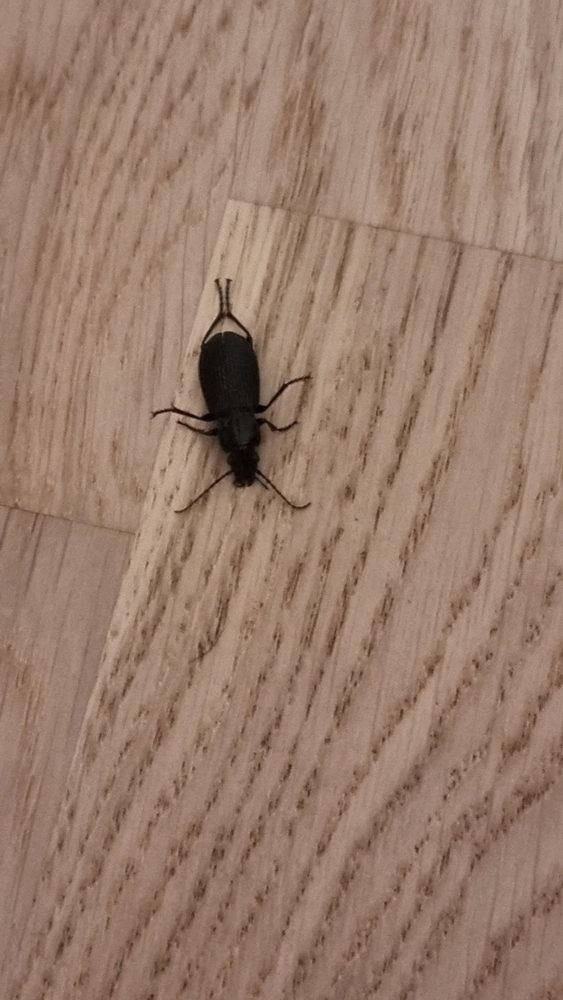
#> input picture objects/img/20210714_231730.jpg, 563 x 1000 px, shrunk from 2252 x 4000 before the run, given in place of the camera
$ python main.py
#> lines starting #> are read from the running program, lines starting #| are printed output that depends on the picture; after the words box and inside, x2 and y2 are one past the last pixel; in counts of white or black regions, pixels touching at a corner belong together
import cv2 as cv
import numpy as np


def main(cam_src=None):
#> called with cam_src = 0
    if cam_src == None:
        cam_src = 0
    cap = cv.VideoCapture(cam_src)

    c = 0
    key = 0
    run = True
    try:
        while run:
            c = c + 1
            has_frame, frame = cap.read()
#> frame is the input picture: shape (1000, 563, 3); mean B, G, R 108.6, 125.2, 153.1
            if has_frame:
                work_img = preprocess(frame)
#> in preprocess, `gray = cv.cvtColor(frame, cv.COLOR_BGR2GRAY)`:
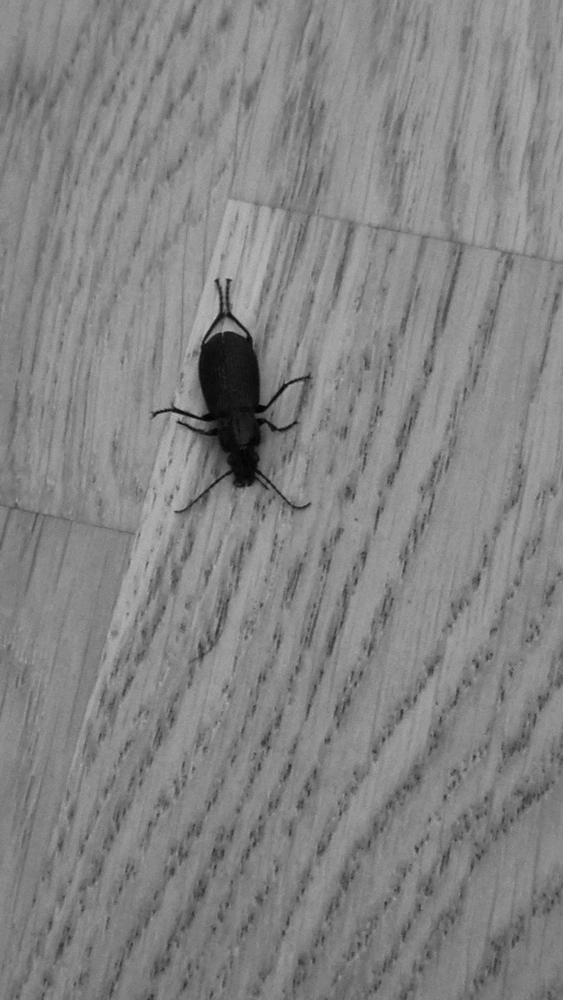
#> gray: shape (1000, 563); min 2, max 185, mean 131.7
#> in preprocess, `ret, thresh = cv.threshold(blur, 130, 255, cv.THRESH_BINARY)`:
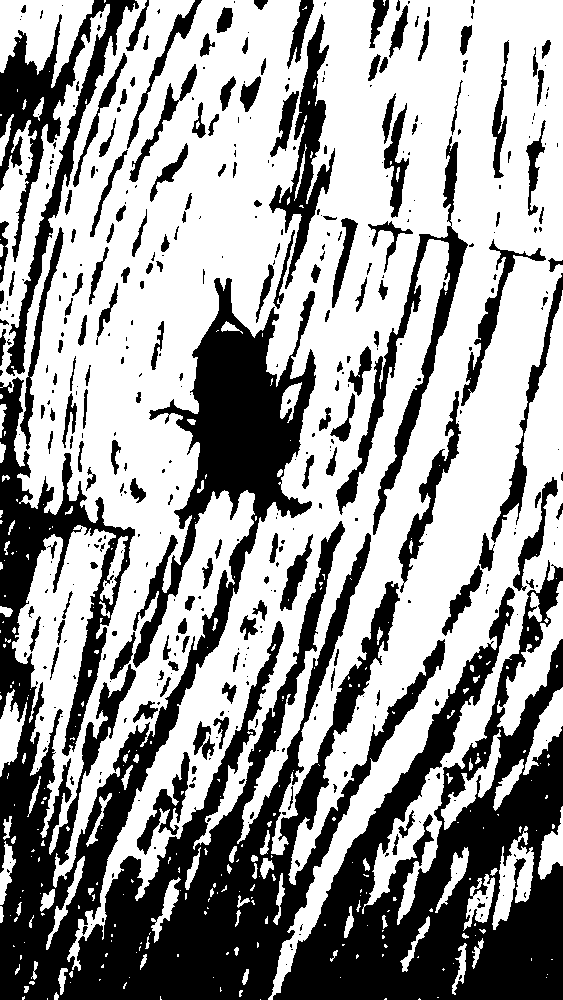
#> thresh: shape (1000, 563); 60.7% white; 444 black regions (272 under 20 px), largest, box (x1, y1, x2, y2) and area: (0, 278, 445, 1000) 108265, (273, 560, 563, 1000) 51308, (0, 0, 139, 376) 11321
#> in preprocess, `canny = cv.Canny(thresh, 0, 255)`:
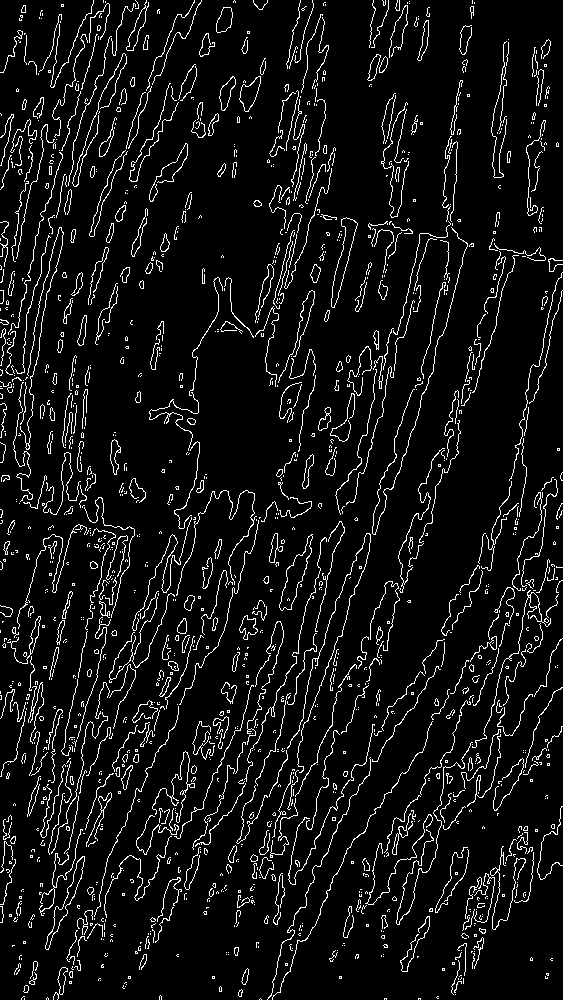
#> canny: shape (1000, 563); 7.2% white in thin lines or dots
#> in preprocess, `dilate = cv.dilate(canny, kernel, iterations=5)`:
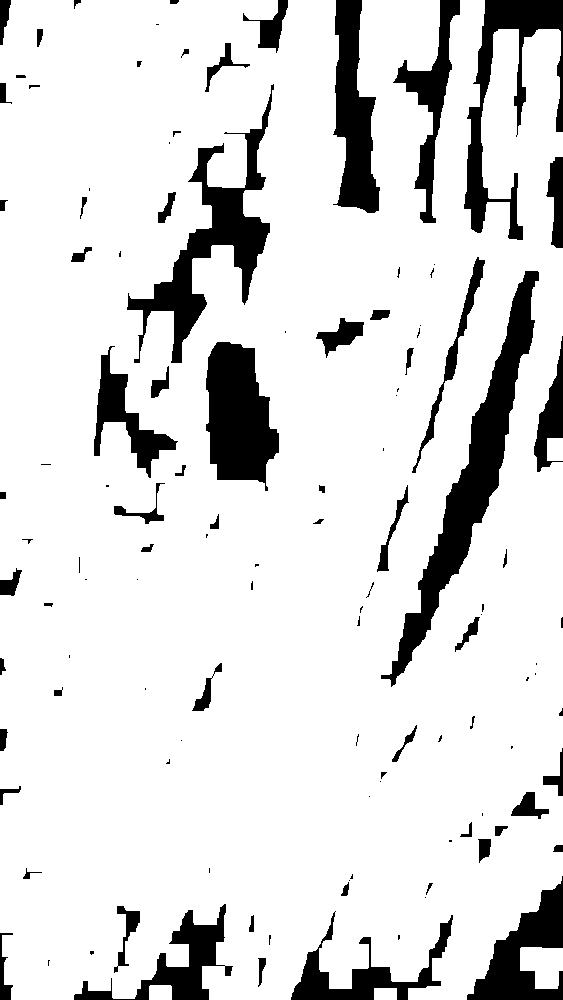
#> dilate: shape (1000, 563); 86.9% white; 117 black regions (48 under 20 px), largest, box (x1, y1, x2, y2) and area: (381, 271, 539, 687) 11492, (127, 84, 274, 363) 8873, (206, 342, 279, 491) 7610
#> in preprocess, `erode = cv.erode(dilate, kernel, iterations=5)`:
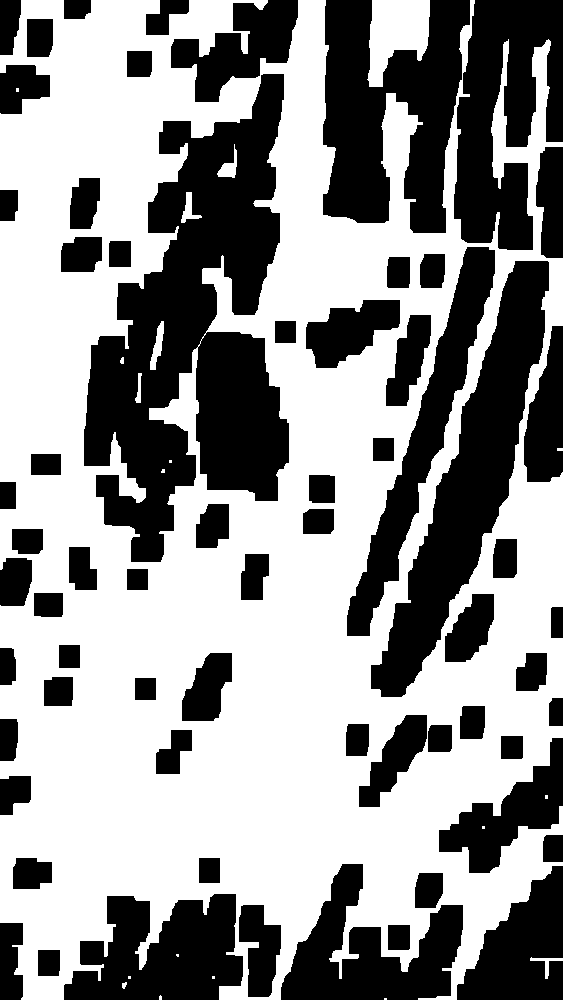
#> erode: shape (1000, 563); 58% white; 65 black regions

                contours, _ = cv.findContours(
                    work_img, cv.RETR_TREE, cv.CHAIN_APPROX_NONE
                )
#> contours = 63 contours, 13 with area under 20; largest, box (x1, y1, x2, y2) and area: (0, 0, 563, 1000) 449178, (83, 73, 285, 563) 42411, (370, 260, 550, 698) 24026, (195, 331, 290, 502) 12814, (346, 246, 496, 637) 12741

                contours = sorted(contours, key=cv.contourArea, reverse=True)
                approx_contours = [approxContours(c, 0.01) for c in contours]
#> approx_contours = 63 contours, 13 with area under 20; largest, box (x1, y1, x2, y2) and area: (21, 0, 563, 1000) 459306, (83, 73, 284, 563) 38506, (370, 260, 548, 698) 24442, (347, 246, 494, 637) 12836, (195, 331, 290, 502) 12580
                approx_contours = sorted(approx_contours, key=len)

                rectangles = []
                for cntr in approx_contours:
                    if len(cntr) > 16:
                        break
                    if len(cntr) == 4:
                        rectangles.append(cntr)
                    cv.drawContours(frame, [cntr], -1, (0, 255, 0), 3)
#> this loop made 60 passes
#> cntr on passes 1 to 10: [[33, 593], [62, 592], [62, 616], [34, 616]], [[30, 454], [60, 453], [61, 474], [31, 475]], [[557, 448], [557, 450], [562, 450], [562, 448]], [[545, 795], [545, 798], [547, 798], [547, 795]], [[16, 88], [16, 91], [18, 91], [18, 88]], [[212, 976], [212, 978], [214, 978], [214, 976]], [[128, 976], [128, 978], [130, 978], [130, 976]], [[482, 826], [482, 828], [484, 828], [484, 826]], [[169, 460], [169, 462], [171, 462], [171, 460]], [[384, 998], [384, 999], [386, 999], [386, 998]]
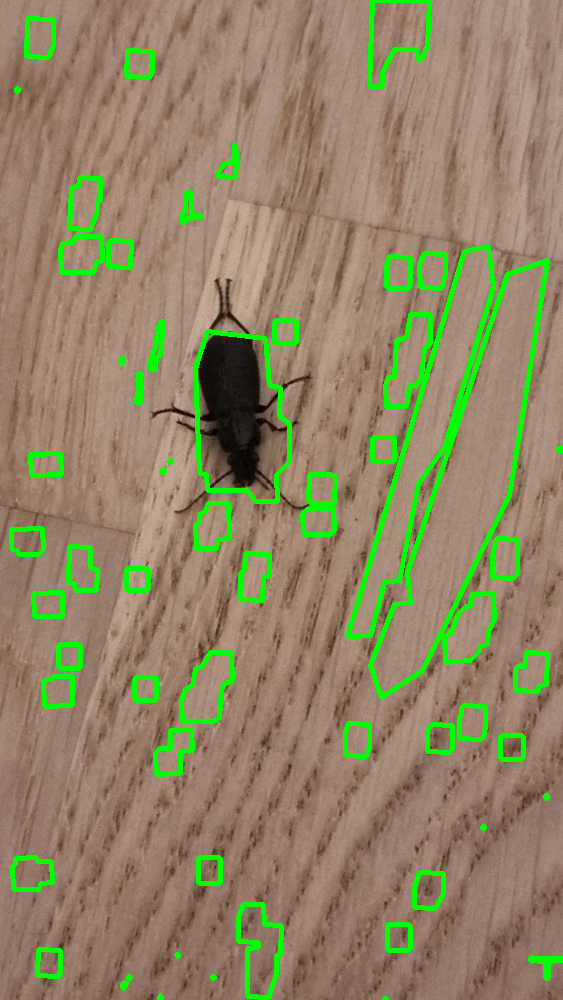
#> frame: shape (1000, 563, 3); 6.8% of pixels changed, all inside (x1, y1, x2, y2) = (9, 0, 563, 1000)
#> after the loop, rectangles = 10 contours, 8 with area under 20; largest, box (x1, y1, x2, y2) and area: (33, 592, 63, 617) 670, (30, 453, 62, 476) 631

                if rectangles:
                    largest = max(rectangles, key=cv.contourArea)
#> largest = [[33, 593], [62, 592], [62, 616], [34, 616]]
                    cv.drawContours(frame, [largest], -1, (0, 0, 200), 3)
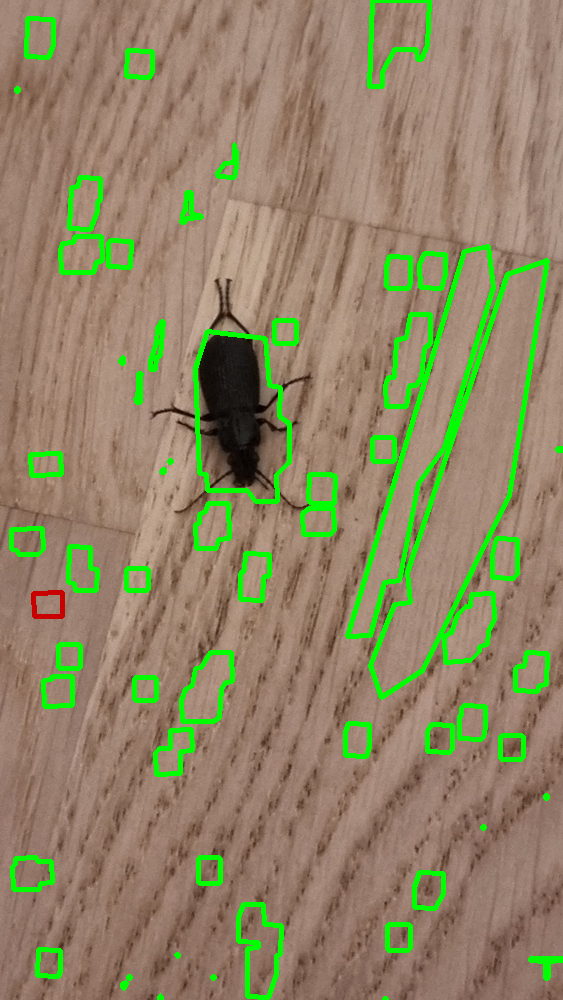
#> frame: shape (1000, 563, 3); 0.09% of pixels changed, all inside (x1, y1, x2, y2) = (31, 590, 65, 619)

                cv.imshow("work_img", work_img)
                cv.imshow("main", frame)

            waitKey = cv.waitKey(1)
#> (key q is pressed here)
            if waitKey > 0:
                # print(waitKey, chr(waitKey))
                if waitKey in [ord(str(i)) for i in range(10)]:
                    print(f"{waitKey=}, {key}")
                    key = int(chr(waitKey))
                if waitKey == ord("q") or waitKey == 27:
                    run = False

    except KeyboardInterrupt as e:
        print("quiting")


def preprocess(frame):
    kernel = np.ones((5, 5))
    gray = cv.cvtColor(frame, cv.COLOR_BGR2GRAY)
    blur = cv.GaussianBlur(gray, (81, 81), 1)
    ret, thresh = cv.threshold(blur, 130, 255, cv.THRESH_BINARY)
    canny = cv.Canny(thresh, 0, 255)
    dilate = cv.dilate(canny, kernel, iterations=5)
    erode = cv.erode(dilate, kernel, iterations=5)
    return erode


def approxContours(cntr, epsilon=0.1):
    peri = cv.arcLength(cntr, True)
    return cv.approxPolyDP(cntr, epsilon * peri, True)


if __name__ == "__main__":
    usr = pas = "aaa"
    # ip = "192.168.50.175"
    ip = "192.168.251.187"
    port = "8080"
    ip_cam_url = f"http://{usr}:{pas}@{ip}:{port}/video"
    main(0)
    # main(ip_cam_url)
